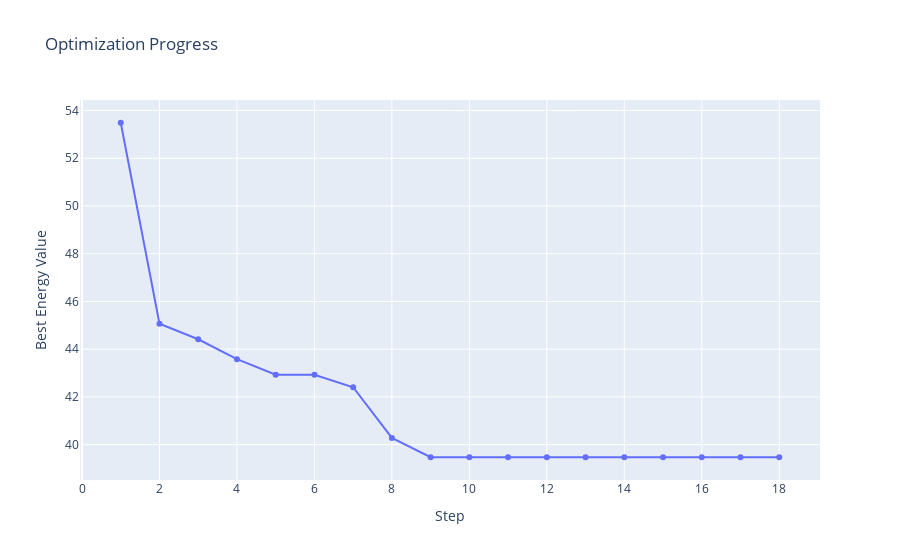

Notebook source saved alongside this figure:
### Code cell
model.draw_energy_plot(info['hist'])

### Figure 1 — Plotly figure (JSON) as saved in the notebook; plotly's stock layout.template omitted (floating-point values rounded to 4 significant figures)
{"data": [{"hovertemplate": "Step=%{x}<br>Best Energy Value=%{y}<extra></extra>", "legendgroup": "", "line": {"color": "#636efa", "dash": "solid", "shape": "linear"}, "marker": {"symbol": "circle"}, "mode": "markers+lines", "name": "", "orientation": "v", "showlegend": false, "type": "scatter", "x": [1, 2, 3, 4, 5, 6, 7, 8, 9, 10, 11, 12, 13, 14, 15, 16, 17, 18], "xaxis": "x", "y": [53.49, 45.07, 44.41, 43.58, 42.93, 42.93, 42.4, 40.28, 39.47, 39.47, 39.47, 39.47, 39.47, 39.47, 39.47, 39.47, 39.47, 39.47], "yaxis": "y"}], "layout": {"legend": {"tracegroupgap": 0}, "title": {"text": "Optimization Progress"}, "xaxis": {"anchor": "y", "domain": [0, 1], "title": {"text": "Step"}}, "yaxis": {"anchor": "x", "domain": [0, 1], "title": {"text": "Best Energy Value"}}}}
